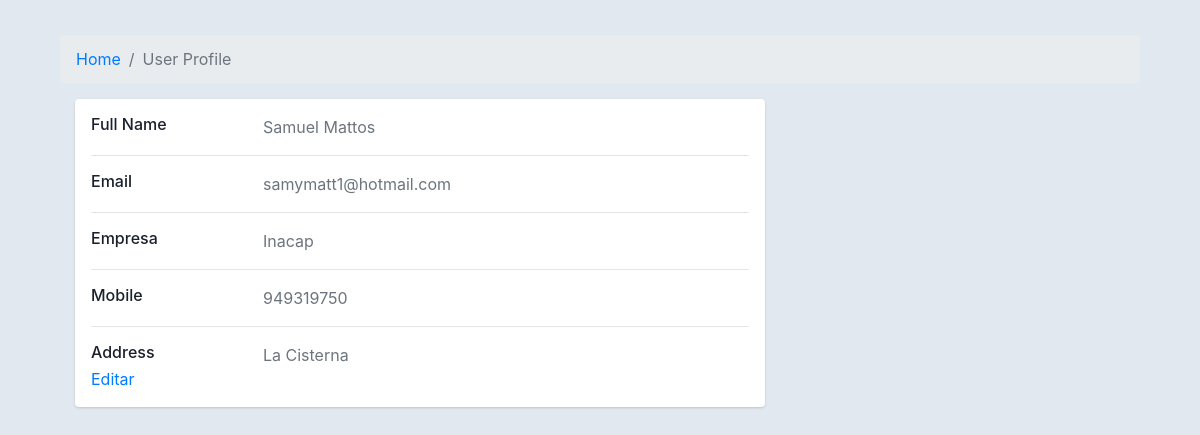
The app's page /users/Perfil/ (signed in) with its own data.
### users/models.py (models this page shows, shortened)
class Perfil(models.Model):
    PerfilID = models.AutoField(primary_key=True, verbose_name='PerfilID')
    User = models.OneToOneField(settings.AUTH_USER_MODEL, to_field='UserID', on_delete=models.CASCADE)
    Nombre = models.CharField(verbose_name="Nombre cliente", max_length=30)
    Apellido = models.CharField(verbose_name="Apellido cliente", max_length=30)
    afiliacion = models.CharField(verbose_name='Afiliacion', max_length=60, unique=False)
    Telefono = models.CharField(verbose_name="Telefono cliente", max_length=30)
    Direccion = models.CharField(verbose_name="Direccion cliente", max_length=30)

class Usuario(AbstractBaseUser, PermissionsMixin):
    ROL = (
        ('ADMINISTRADOR', 'Admin'),
        ('VENDEDOR', 'Seller'),
        ('CLIENTE', 'Cliente'),
    )
    UserID = models.AutoField(verbose_name='UserID', primary_key=True)
    email = models.EmailField(verbose_name='Email', max_length=60, unique=True)
    username = models.CharField(verbose_name='username', max_length=30, unique=True)
    userType = models.CharField(verbose_name='Tipo de usuario', max_length=25, choices=ROL, default='CLIENTE')
    is_active= models.BooleanField(default=False)
    is_staff=models.BooleanField(default=False)
    creado= models.DateTimeField(auto_now_add=True)
    actualizado = models.DateTimeField(auto_now=True)
    objects = ManejoDeCuentas()
    USERNAME_FIELD = 'email' # Toma el rol de nombre de usuario
    REQUIRED_FIELDS = ["username"] # Campos requeridos
    class Meta:
        verbose_name = "Cuentas"
        verbose_name_plural = "Cuentas"

### users/views.py (the view)
# urls.py: path('Perfil/', views.verPerfil, name='perfil'),
def verPerfil(request):
    perfil = Perfil.objects.get(User=request.user)
    contexto = {'perfil': perfil}
    return render(request, 'perfil/perfil.html', contexto)

### users/templates/perfil/perfil.html (shortened to what this page needs)
<!DOCTYPE html>
<html lang="en">
<head>
</head>
<body>
    <!DOCTYPE html>
    <html lang="en">
    <head>
        <link href="https://cdn.jsdelivr.net/npm/bootstrap@4.4.1/dist/css/bootstrap.min.css" rel="stylesheet">
    </head>
    <body>
        <div class="container">
            <div class="main-body">
                <nav aria-label="breadcrumb" class="main-breadcrumb">
                    <ol class="breadcrumb">
                        <li class="breadcrumb-item"><a href="{% url 'home'%}">Home</a></li>
                        <li class="breadcrumb-item active" aria-current="page">User Profile</li>
                    </ol>
                </nav>
                <div class="col-md-8">
                    <div class="card mb-3">
                        <div class="card-body">
                            <div class="row">
                                <div class="col-sm-3">
                                    <h6 class="mb-0">Full Name</h6>
                                </div>
                                <div class="col-sm-9 text-secondary">
                                    {{perfil.Nombre}}&nbsp;{{perfil.Apellido}}
                                </div>
                            </div>
                            <hr>
                            <div class="row">
                                <div class="col-sm-3">
                                    <h6 class="mb-0">Email</h6>
                                </div>
                                <div class="col-sm-9 text-secondary">
                                    {{request.user.email}}
                                </div>
                            </div>
                            <hr>
                            <div class="row">
                                <div class="col-sm-3">
                                    <h6 class="mb-0">Empresa</h6>
                                </div>
                                <div class="col-sm-9 text-secondary">
                                    {{perfil.afiliacion}}
                                </div>
                            </div>
                            <hr>
                            <div class="row">
                                <div class="col-sm-3">
                                    <h6 class="mb-0">Mobile</h6>
                                </div>
                                <div class="col-sm-9 text-secondary">
                                    {{perfil.Telefono}}
                                </div>
                            </div>
                            <hr>
                            <div class="row">
                                <div class="col-sm-3">
                                    <h6 class="mb-0">Address</h6>
                                </div>
                                <div class="col-sm-9 text-secondary">
                                    {{perfil.Direccion}}
                                </div>
                            </div>
    </body>
    <a href="{% url 'EditarPerfil' %}">Editar</a>
</body>
</html>

### users/templates/perfil/perfil.html (style rules this page uses)
body { margin-top: 20px; color: #1a202c; text-align: left; background-color: #e2e8f0; }
.main-body { padding: 15px; }
.card { box-shadow: 0 1px 3px 0 rgba(0, 0, 0, .1), 0 1px 2px 0 rgba(0, 0, 0, .06); }
.card { position: relative; display: flex; flex-direction: column; min-width: 0; word-wrap: break-word; background-color: #fff; background-clip: border-box; border: 0 solid rgba(0, 0, 0, .125); border-radius: .25rem; }
.card-body { flex: 1 1 auto; min-height: 1px; padding: 1rem; }
.mb-3, .my-3 { margin-bottom: 1rem !important; }

### records on screen
Perfil: Nombre "Samuel", Apellido "Mattos", afiliacion "Inacap", Telefono "949319750", Direccion "La Cisterna"
Usuario: user.email "samymatt1@hotmail.com"
